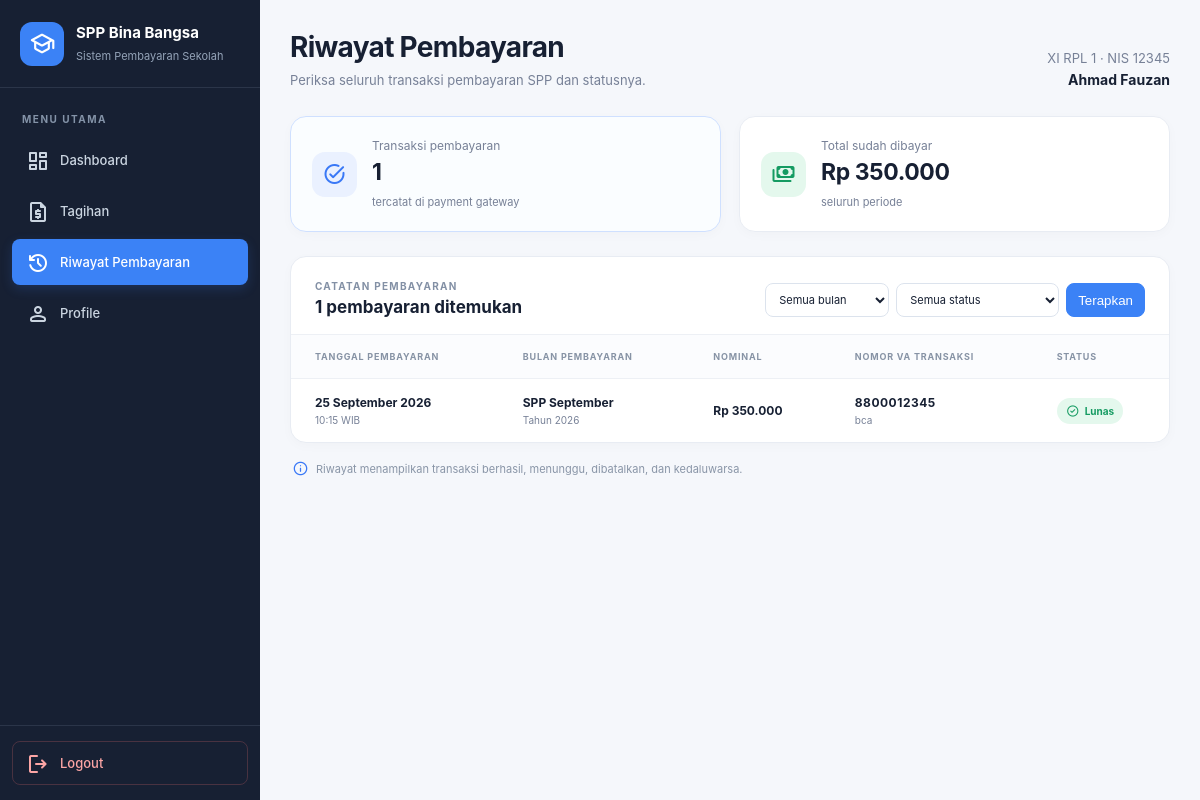
Page /siswa/riwayat.php (signed in) on the committed database.
### tables this page shows
CREATE TABLE `siswa` (
  `id_siswa`       INT UNSIGNED NOT NULL AUTO_INCREMENT,
  `nis`            CHAR(5)     NOT NULL COMMENT '5 digit, menjadi 5 digit terakhir nomor VA',
  `nisn`           CHAR(10)    NULL,
  `nama`           VARCHAR(100) NOT NULL,
  `jenis_kelamin`  ENUM('L','P') NOT NULL,
  `tempat_lahir`   VARCHAR(60) NULL,
  `tanggal_lahir`  DATE        NULL,
  `alamat`         VARCHAR(255) NULL,
  `no_hp`          VARCHAR(20) NULL,
  `nama_orang_tua` VARCHAR(100) NULL,
  `id_kelas`       INT UNSIGNED NOT NULL,
  `id_tahun_ajaran` INT UNSIGNED NOT NULL,
  `id_user`        INT UNSIGNED NULL COMMENT 'akun login siswa',
  `status`         ENUM('aktif','lulus','keluar') NOT NULL DEFAULT 'aktif',
  `created_at`     DATETIME NOT NULL DEFAULT CURRENT_TIMESTAMP,
  `updated_at`     DATETIME NOT NULL DEFAULT CURRENT_TIMESTAMP ON UPDATE CURRENT_TIMESTAMP,
  PRIMARY KEY (`id_siswa`),
  UNIQUE KEY `uq_siswa_nis` (`nis`),
  UNIQUE KEY `uq_siswa_nisn` (`nisn`),
  UNIQUE KEY `uq_siswa_user` (`id_user`),
  KEY `fk_siswa_kelas` (`id_kelas`),
  KEY `fk_siswa_ta` (`id_tahun_ajaran`),
  CONSTRAINT `fk_siswa_kelas` FOREIGN KEY (`id_kelas`) REFERENCES `kelas` (`id_kelas`),
  CONSTRAINT `fk_siswa_ta`    FOREIGN KEY (`id_tahun_ajaran`) REFERENCES `tahun_ajaran` (`id_tahun_ajaran`),
  CONSTRAINT `fk_siswa_user`  FOREIGN KEY (`id_user`) REFERENCES `users` (`id_user`) ON DELETE SET NULL
);

CREATE TABLE `kelas` (
  `id_kelas`        INT UNSIGNED NOT NULL AUTO_INCREMENT,
  `nama_kelas`      VARCHAR(50) NOT NULL COMMENT 'contoh: XI RPL 1',
  `tingkat`         ENUM('X','XI','XII') NOT NULL,
  `nomor_ruangan`   INT UNSIGNED NOT NULL COMMENT 'nomor urut ruangan, contoh: 1, 2, 3',
  `id_jurusan`      INT UNSIGNED NOT NULL,
  `id_tahun_ajaran` INT UNSIGNED NOT NULL,
  PRIMARY KEY (`id_kelas`),
  UNIQUE KEY `uq_kelas_nama` (`nama_kelas`),
  KEY `fk_kelas_jurusan` (`id_jurusan`),
  KEY `fk_kelas_ta` (`id_tahun_ajaran`),
  CONSTRAINT `fk_kelas_jurusan` FOREIGN KEY (`id_jurusan`) REFERENCES `jurusan` (`id_jurusan`),
  CONSTRAINT `fk_kelas_ta`      FOREIGN KEY (`id_tahun_ajaran`) REFERENCES `tahun_ajaran` (`id_tahun_ajaran`)
);

CREATE TABLE `pembayaran` (
  `id_pembayaran`      INT UNSIGNED NOT NULL AUTO_INCREMENT,
  `id_transaksi`       INT UNSIGNED NOT NULL,
  `id_tagihan`         INT UNSIGNED NOT NULL,
  `tanggal_pembayaran` DATETIME NOT NULL COMMENT 'waktu sebenarnya, tetap tersimpan walau telat',
  `nominal_pembayaran` BIGINT UNSIGNED NOT NULL,
  `status`             ENUM('LUNAS','SEBAGIAN') NOT NULL DEFAULT 'LUNAS',
  `created_at`         DATETIME NOT NULL DEFAULT CURRENT_TIMESTAMP,
  PRIMARY KEY (`id_pembayaran`),
  UNIQUE KEY `uq_pembayaran_transaksi` (`id_transaksi`),
  UNIQUE KEY `uq_pembayaran_tagihan` (`id_tagihan`) COMMENT 'mencegah pelunasan ganda',
  KEY `fk_pembayaran_tagihan` (`id_tagihan`),
  CONSTRAINT `fk_pembayaran_trx`     FOREIGN KEY (`id_transaksi`) REFERENCES `transaksi_payment_gateway` (`id_transaksi`),
  CONSTRAINT `fk_pembayaran_tagihan` FOREIGN KEY (`id_tagihan`) REFERENCES `tagihan_spp` (`id_tagihan`)
);

CREATE TABLE `transaksi_payment_gateway` (
  `id_transaksi`      INT UNSIGNED NOT NULL AUTO_INCREMENT,
  `order_id`          VARCHAR(100) NOT NULL COMMENT 'dibuat aplikasi, contoh: TAGIHAN-3-202609',
  `transaction_id`    VARCHAR(100) NULL COMMENT 'dari notifikasi Midtrans',
  `virtual_account`   VARCHAR(20)  NOT NULL,
  `id_siswa`          INT UNSIGNED NULL,
  `tanggal_transaksi` DATE NULL,
  `waktu_transaksi`   DATETIME NULL COMMENT 'transaction_time / settlement_time dari Midtrans',
  `nominal`           BIGINT UNSIGNED NOT NULL,
  `payment_type`      VARCHAR(30) NULL COMMENT 'bank_transfer, qris, e_wallet, dll',
  `payment_channel`   VARCHAR(50) NULL COMMENT 'bca, bni, bri, mandiri, dll',
  `reference_number`  VARCHAR(100) NULL COMMENT 'nomor referensi bank / fraud',
  `status_transaksi`  ENUM('pending','capture','settlement','deny','cancel','expire') NOT NULL DEFAULT 'pending',
  `fraud_status`      ENUM('accept','deny','challenge') NULL,
  `signature_key`     VARCHAR(255) NULL,
  `raw_response`      TEXT NULL COMMENT 'payload notifikasi Midtrans apa adanya',
  `created_at`        DATETIME NOT NULL DEFAULT CURRENT_TIMESTAMP,
  `updated_at`        DATETIME NOT NULL DEFAULT CURRENT_TIMESTAMP ON UPDATE CURRENT_TIMESTAMP,
  PRIMARY KEY (`id_transaksi`),
  UNIQUE KEY `uq_trx_order_id` (`order_id`),
  UNIQUE KEY `uq_trx_transaction_id` (`transaction_id`),
  KEY `fk_trx_siswa` (`id_siswa`),
  KEY `idx_trx_va` (`virtual_account`),
  KEY `idx_trx_status` (`status_transaksi`),
  CONSTRAINT `fk_trx_siswa` FOREIGN KEY (`id_siswa`) REFERENCES `siswa` (`id_siswa`) ON DELETE SET NULL
);

CREATE TABLE `tagihan_spp` (
  `id_tagihan`          INT UNSIGNED NOT NULL AUTO_INCREMENT,
  `id_siswa`            INT UNSIGNED NOT NULL,
  `id_tarif`            INT UNSIGNED NOT NULL,
  `id_tahun_ajaran`     INT UNSIGNED NOT NULL,
  `bulan`               TINYINT UNSIGNED NOT NULL COMMENT '1-12',
  `tahun`               SMALLINT UNSIGNED NOT NULL COMMENT 'contoh: 2026',
  `nominal`             BIGINT UNSIGNED NOT NULL,
  `tanggal_jatuh_tempo` DATE NOT NULL COMMENT 'tanggal terakhir bulan berjalan',
  `status`              ENUM('BELUM_BAYAR','LUNAS','TUNGGAKAN') NOT NULL DEFAULT 'BELUM_BAYAR',
  `created_at`          DATETIME NOT NULL DEFAULT CURRENT_TIMESTAMP,
  `updated_at`          DATETIME NOT NULL DEFAULT CURRENT_TIMESTAMP ON UPDATE CURRENT_TIMESTAMP,
  PRIMARY KEY (`id_tagihan`),
  UNIQUE KEY `uq_tagihan_periode` (`id_siswa`,`tahun`,`bulan`) COMMENT 'satu tagihan per siswa per bulan',
  KEY `fk_tagihan_tarif` (`id_tarif`),
  KEY `fk_tagihan_ta` (`id_tahun_ajaran`),
  KEY `idx_tagihan_status` (`status`),
  KEY `idx_tagihan_jatuh_tempo` (`tanggal_jatuh_tempo`),
  CONSTRAINT `fk_tagihan_siswa` FOREIGN KEY (`id_siswa`) REFERENCES `siswa` (`id_siswa`),
  CONSTRAINT `fk_tagihan_tarif` FOREIGN KEY (`id_tarif`) REFERENCES `tarif_spp` (`id_tarif`),
  CONSTRAINT `fk_tagihan_ta`    FOREIGN KEY (`id_tahun_ajaran`) REFERENCES `tahun_ajaran` (`id_tahun_ajaran`)
);

### siswa/riwayat.php (the view, shortened to what this page needs)
<?php
require_once __DIR__ . '/../config/koneksi.php';
function e(mixed $value): string
{
    return htmlspecialchars((string) ($value ?? '-'), ENT_QUOTES, 'UTF-8');
}
function rupiah(int|float $value): string
{
    return 'Rp ' . number_format((float) $value, 0, ',', '.');
}
function bulan(int $month): string
{
    return [1 => 'Januari', 'Februari', 'Maret', 'April', 'Mei', 'Juni', 'Juli', 'Agustus', 'September', 'Oktober', 'November', 'Desember'][$month] ?? '-';
}
function tanggalIndonesia(?string $date): string
{
    $time = strtotime($date);
    return date('d', $time) . ' ' . bulan((int) date('n', $time)) . ' ' . date('Y', $time);
}
function statusPembayaran(string $status, bool $hasPayment): array
{
    if ($hasPayment || in_array($status, ['settlement', 'capture'], true)) {
        return ['Lunas', 'status-paid', 'check_circle'];
    }
    return match ($status) {
        'pending' => ['Menunggu Pembayaran', 'status-pending', 'schedule'],
        'deny' => ['Ditolak', 'status-failed', 'cancel'],
        'cancel' => ['Dibatalkan', 'status-failed', 'cancel'],
        'expire' => ['Kedaluwarsa', 'status-failed', 'timer_off'],
        default => ['Belum Diproses', 'status-pending', 'schedule'],
    };
}
$student = null;
$payments = [];
try {
    $studentStatement = $pdo->prepare(
        'SELECT s.id_siswa, s.nis, s.nama, k.nama_kelas
         FROM siswa s
         INNER JOIN kelas k ON k.id_kelas = s.id_kelas
         WHERE s.id_user = ?
         LIMIT 1'
    );
    $studentStatement->execute([(int) $_SESSION['user']['id_user']]);
    $student = $studentStatement->fetch();
    $paymentConditions = ['ts.id_siswa = ?'];
    $paymentParams = [(int) $student['id_siswa']];
    $paymentStatement = $pdo->prepare(
        'SELECT
            tpg.id_transaksi,
            COALESCE(va.nomor_va, tpg.virtual_account) AS virtual_account,
            tpg.status_transaksi,
            tpg.payment_channel,
            tpg.waktu_transaksi,
            tpg.tanggal_transaksi,
            tpg.created_at,
            tpg.nominal AS nominal_transaksi,
            p.id_pembayaran,
            p.tanggal_pembayaran,
            p.nominal_pembayaran,
            ts.bulan,
            ts.tahun
         FROM transaksi_payment_gateway tpg
         INNER JOIN tagihan_spp ts
            ON ts.id_tagihan = CAST(SUBSTRING_INDEX(SUBSTRING_INDEX(tpg.order_id, "-", 2), "-", -1) AS UNSIGNED)
         LEFT JOIN pembayaran p ON p.id_transaksi = tpg.id_transaksi
         LEFT JOIN virtual_account va ON va.id_siswa = ts.id_siswa AND va.status = "aktif"
         WHERE ' . implode(' AND ', $paymentConditions) . '
         ORDER BY COALESCE(p.tanggal_pembayaran, tpg.waktu_transaksi, tpg.created_at) DESC, tpg.id_transaksi DESC'
    );
    $paymentStatement->execute($paymentParams);
    $payments = $paymentStatement->fetchAll();
} catch (Throwable $exception) {
    error_log('Halaman riwayat pembayaran siswa: ' . $exception->getMessage());
    $databaseError = 'Riwayat pembayaran belum dapat dimuat. Periksa koneksi database.';
}
$totalPaid = array_sum(array_map(
    static fn (array $payment): int => in_array($payment['status_transaksi'], ['settlement', 'capture'], true) || $payment['id_pembayaran'] !== null
        ? (int) ($payment['nominal_pembayaran'] ?? $payment['nominal_transaksi'])
        : 0,
    $payments
));
?>
<!DOCTYPE html>
<html lang="id">
<head>
    <link rel="stylesheet" href="../assets/css/siswa/sidebar.css">
    <link rel="stylesheet" href="../assets/css/siswa/riwayat.css">
</head>
<body>
<?php require_once __DIR__ . '/partials/sidebar.php'; ?>
<main class="dashboard-main history-main">
    <header class="dashboard-header">
        <div>
            <h1>Riwayat Pembayaran</h1>
            <p>Periksa seluruh transaksi pembayaran SPP dan statusnya.</p>
        </div>
        <?php if ($student): ?>
            <div class="student-greeting">
                <span><?= e($student['nama_kelas']) ?> · NIS <?= e($student['nis']) ?></span>
                <strong><?= e($student['nama']) ?></strong>
            </div>
        <?php endif; ?>
    </header>
    <section class="history-overview" aria-label="Ringkasan pembayaran">
        <article class="overview-card overview-card-primary">
            <div class="overview-icon"><span class="material-symbols-rounded">task_alt</span></div>
            <div>
                <span>Transaksi pembayaran</span>
                <strong><?= count($payments) ?></strong>
                <small>tercatat di payment gateway</small>
            </div>
        </article>
        <article class="overview-card">
            <div class="overview-icon green"><span class="material-symbols-rounded">payments</span></div>
            <div>
                <span>Total sudah dibayar</span>
                <strong><?= rupiah($totalPaid) ?></strong>
                <small>seluruh periode</small>
            </div>
        </article>
    </section>
    <section class="panel history-panel">
        <div class="history-heading">
            <div>
                <span class="section-label">Catatan pembayaran</span>
                <h2><?= count($payments) ?> pembayaran ditemukan</h2>
            </div>
            <form class="history-filters" method="get" action="riwayat.php">
                <select name="bulan" aria-label="Filter bulan">
                    <option value="0">Semua bulan</option>
                </select>
                <select name="status" aria-label="Filter status">
                    <option value="">Semua status</option>
                </select>
                <button type="submit" class="filter-submit">Terapkan</button>
            </form>
        </div>
        <div class="history-table-wrap">
            <table class="history-table">
                <thead>
                    <tr>
                        <th>Tanggal pembayaran</th>
                        <th>Bulan pembayaran</th>
                        <th>Nominal</th>
                        <th>Nomor VA transaksi</th>
                        <th>Status</th>
                    </tr>
                </thead>
                <tbody>
                <?php if (!$payments): ?>
                    <tr>
                        <td colspan="5" class="empty-history">
                            <span class="material-symbols-rounded">receipt_long</span>
                            <strong>Belum ada riwayat pembayaran</strong>
                            <span>Pembayaran yang berhasil akan muncul di halaman ini.</span>
                        </td>
                    </tr>
                <?php else: ?>
                    <?php foreach ($payments as $payment): ?>
                        <?php
                        $paymentDate = $payment['tanggal_pembayaran'] ?: ($payment['waktu_transaksi'] ?: ($payment['created_at'] ?? $payment['tanggal_transaksi']));
                        [$statusText, $statusClass, $statusIcon] = statusPembayaran((string) $payment['status_transaksi'], $payment['id_pembayaran'] !== null);
                        ?>
                        <tr>
                            <td>
                                <strong><?= e(tanggalIndonesia($paymentDate)) ?></strong>
                                <small><?= $paymentDate && strtotime($paymentDate) !== false ? e(date('H:i', strtotime($paymentDate))) . ' WIB' : '-' ?></small>
                            </td>
                            <td>
                                <strong>SPP <?= e(bulan((int) $payment['bulan'])) ?></strong>
                                <small>Tahun <?= e($payment['tahun']) ?></small>
                            </td>
                            <td class="payment-amount"><?= rupiah((int) ($payment['nominal_pembayaran'] ?? $payment['nominal_transaksi'])) ?></td>
                            <td>
                                <strong class="va-number"><?= e($payment['virtual_account'] ?: 'Belum tersedia') ?></strong>
                                <small><?= e($payment['payment_channel'] ?: 'Virtual Account') ?></small>
                            </td>
                            <td><span class="status-badge <?= e($statusClass) ?>"><span class="material-symbols-rounded"><?= e($statusIcon) ?></span><?= e($statusText) ?></span></td>
                        </tr>
                    <?php endforeach; ?>
                <?php endif; ?>
                </tbody>
            </table>
        </div>
    </section>
    <p class="history-footnote"><span class="material-symbols-rounded">info</span> Riwayat menampilkan transaksi berhasil, menunggu, dibatalkan, dan kedaluwarsa.</p>
</main>
</body>
</html>

### rows in the picture
siswa: id_kelas.nama_kelas "XI RPL 1", nis "12345", nama "Ahmad Fauzan"
pembayaran: rupiah($totalPaid) "Rp 350.000", tanggal_pembayaran "25 September 2026", tanggal_pembayaran "10:15", id_tagihan.bulan "September", id_tagihan.tahun "2026", nominal_pembayaran "Rp 350.000", virtual_account "8800012345", id_transaksi.payment_channel "bca", statusText "Lunas"

### other values in the picture
$label "Dashboard"
$label "Tagihan"
$label "Riwayat Pembayaran"
$label "Profile"
count($payments) "1"
